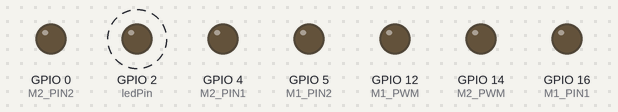
Bench run of a sketch on a simulated ESP8266 (NodeMCU). Shown: output pins drawn as LEDs (lit = HIGH). Dashed ring = blinking. WiFi joins after 1.5 s; servers stay silent unless stated; what the sketch prints to the serial monitor is not drawn.

Above: at 2.1 s.
Timing chart, 0 to 4.5 s (numbered marks = the images above):
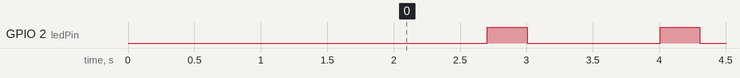

The sketch:

wifi_client_01.ino
```cpp
/*  Connects to the home WiFi network
 *  Asks some network parameters
 *  Sends and receives message from the server in every 2 seconds
 *  Communicates: wifi_server_01.ino
 */
#include <SPI.h>
#include <ESP8266WiFi.h>
#define M1_PIN1 16
#define M1_PIN2 5
#define M1_PWM 12

#define M2_PIN1 4
#define M2_PIN2 0
#define M2_PWM 14

byte ledPin = 2;
char ssid[] = "MaRS_private";           // SSID of your home WiFi
char pass[] = "marsiitr1";            // password of your home WiFi

unsigned long askTimer = 0;

IPAddress server(192,168,0,80);       // the fix IP address of the server
WiFiClient client;

void setup() {
  Serial.begin(115200);               // only for debug
  WiFi.begin(ssid, pass);             // connects to the WiFi router
  while (WiFi.status() != WL_CONNECTED) {
    Serial.print(".");
    delay(500);
  }
/*  Serial.println("Connected to wifi");
  Serial.print("Status: "); Serial.println(WiFi.status());    // Network parameters
  Serial.print("IP: ");     Serial.println(WiFi.localIP());
  Serial.print("Subnet: "); Serial.println(WiFi.subnetMask());
  Serial.print("Gateway: "); Serial.println(WiFi.gatewayIP());
  Serial.print("SSID: "); Serial.println(WiFi.SSID());
  Serial.print("Signal: "); Serial.println(WiFi.RSSI());*/
pinMode(M1_PIN1, OUTPUT);
pinMode(M1_PIN2, OUTPUT);
pinMode(M1_PWM, OUTPUT);

pinMode(M2_PIN1, OUTPUT);
pinMode(M2_PIN2, OUTPUT);
pinMode(M2_PWM, OUTPUT);
pinMode(ledPin, OUTPUT);
}

void loop () {
  client.connect(server, 80);   // Connection to the server
  digitalWrite(ledPin, LOW);    // to show the communication only (inverted logic)
  Serial.println(".");
  client.println("Hello server! Are you sleeping?\r");  // sends the message to the server
  String answer = client.readStringUntil('\r');   // receives the answer from the sever
  Serial.println("from server: " + answer);
  int a= answer[1];
  int x= int(map(a,0,9,0,255));
  Serial.println(x);
  client.flush();
  digitalWrite(ledPin, HIGH);
  if(answer[0]=='b'){
//  void forward(){
  digitalWrite(M1_PIN1, HIGH);
  digitalWrite(M1_PIN2, LOW);
  analogWrite(M1_PWM, 600);

  digitalWrite(M2_PIN1, HIGH);
  digitalWrite(M2_PIN2, LOW);
  analogWrite(M2_PWM,600);

  //delay(100);
}
else
if(answer[0]=='f'){
  //void backward(){
  digitalWrite(M1_PIN1, LOW);
  digitalWrite(M1_PIN2, HIGH);
  analogWrite(M1_PWM, 600);
  digitalWrite(M2_PIN1, LOW);
  digitalWrite(M2_PIN2, HIGH);
  analogWrite(M2_PWM, 600);
  //delay(100);
  }
  else
  if(answer[0]=='r'){
  //void backward(){
  digitalWrite(M1_PIN1, HIGH);
  digitalWrite(M1_PIN2, LOW);
  analogWrite(M1_PWM, 600);
  digitalWrite(M2_PIN1, LOW);
  digitalWrite(M2_PIN2, LOW);
  analogWrite(M2_PWM, 600);
  //delay(100);
  }
  else
  if(answer[0]=='l'){
  //void backward(){
  digitalWrite(M1_PIN1, LOW);
  digitalWrite(M1_PIN2, LOW);
  analogWrite(M1_PWM, 600);
  digitalWrite(M2_PIN1, HIGH);
  digitalWrite(M2_PIN2, LOW);
  analogWrite(M2_PWM, 600);
  //delay(100);
  }
  delay(100);                  // client will trigger the communication after two seconds
}
```

Measured:
- by itself, GPIO 2 (ledPin): alternates HIGH for 0.30 s and LOW for 1.0 s
